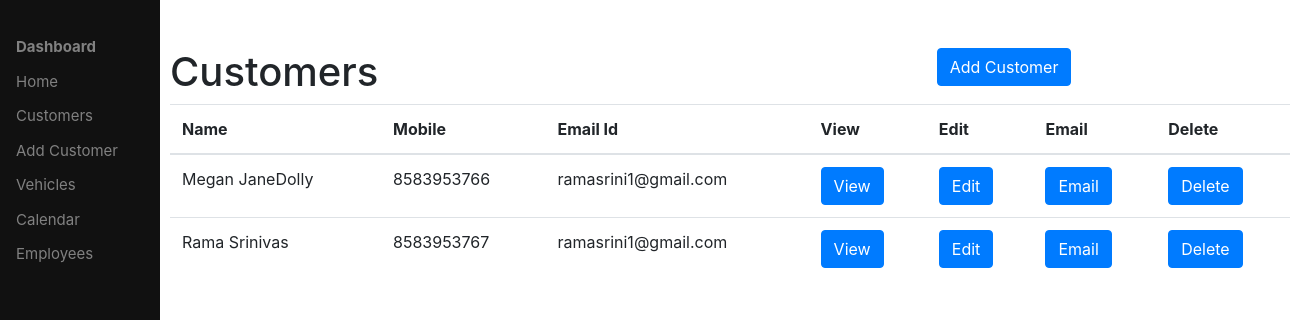
The page /customers/ (signed in) on the database its author committed.
### management/models.py (models this page shows, shortened)
class Customer(models.Model):
    name    =   models.CharField(max_length=100)
    street  =   models.CharField(max_length=100, null=True)
    city    =   models.CharField(max_length=20, null=True)
    state1  =   models.CharField(max_length=20, null=True)
    zipcode =   models.CharField(max_length=15, null=True)
    mobile  =   models.CharField(max_length=15)
    email   =   models.CharField(max_length=20)
    make    =   models.CharField(max_length=20, null=True)
    model   =   models.CharField(max_length=20, null=True)
    series  =   models.CharField(max_length=20, null=True)
    vin     =   models.CharField(max_length=20, null=True)
    lic     =   models.CharField(max_length=20, null=True)
    state   =   models.CharField(max_length=20, null=True)
    memo    =   models.TextField(max_length=100, blank=True)

### management/views.py (the view)
# urls.py: path('customers/', views.customers, name='customers'),
@login_required
def customers(request):
   customers = Customer.objects.all()
   return render(request, 'management/customers.html', {'customers':customers})

### management/templates/management/customers.html (shortened to what this page needs)
{% extends "management/sidebar.html" %}
{% block content %}
    <div class="row justify-content-center mt-5">
        <div class="col-md-8">
            <h1>Customers</h1>
        </div>
        <div class="col-md-4">
          <a class="btn btn-primary" href="{% url 'addcustomer' %}" role="button">Add Customer</a>
      </div>
    </div>
    <table class="table">
      <thead>
        <tr>
          <th scope="col">Name</th>
          <th scope="col">Mobile</th>
          <th scope="col">Email Id</th>
          <th scope="col">View</th>
          <th scope="col">Edit</th>
          <th scope="col">Email</th>
          <th scope="col">Delete</th>
        </tr>
      </thead>
      <tbody>
        {% for customer in customers %}
        <tr>
          <td> {{customer.name}}</td>
          <td> {{customer.mobile}}</td>
          <td> {{customer.email}}</td>
          <td>
            <a class="btn btn-primary" href="{% url 'customer' customer.id %}" role="button">View</a>
          </td>
          <td>
            <form  method="POST"
                action="{% url 'editcustomer' customer.id %}">
                <button class="btn btn-primary" id="edit" type="submit">Edit</button>
            </form>
          </td>
          <td>
            <a class="btn btn-primary" href="#" role="button">Email</a>
          </td>
          <td>
            <form  method="POST"
              action="{% url 'deletecustomer' customer.id %}">
              <button class="btn btn-primary" id="delete" type="submit">Delete</button>
            </form>
          </td>
        </tr>
        {% endfor %}
      </tbody>
    </table>
{% endblock %}

### rows shown on the page
Customer: name "Megan JaneDolly", mobile "8583953766", email "ramasrini1@gmail.com"
Customer: name "Rama Srinivas", mobile "8583953767", email "ramasrini1@gmail.com"
